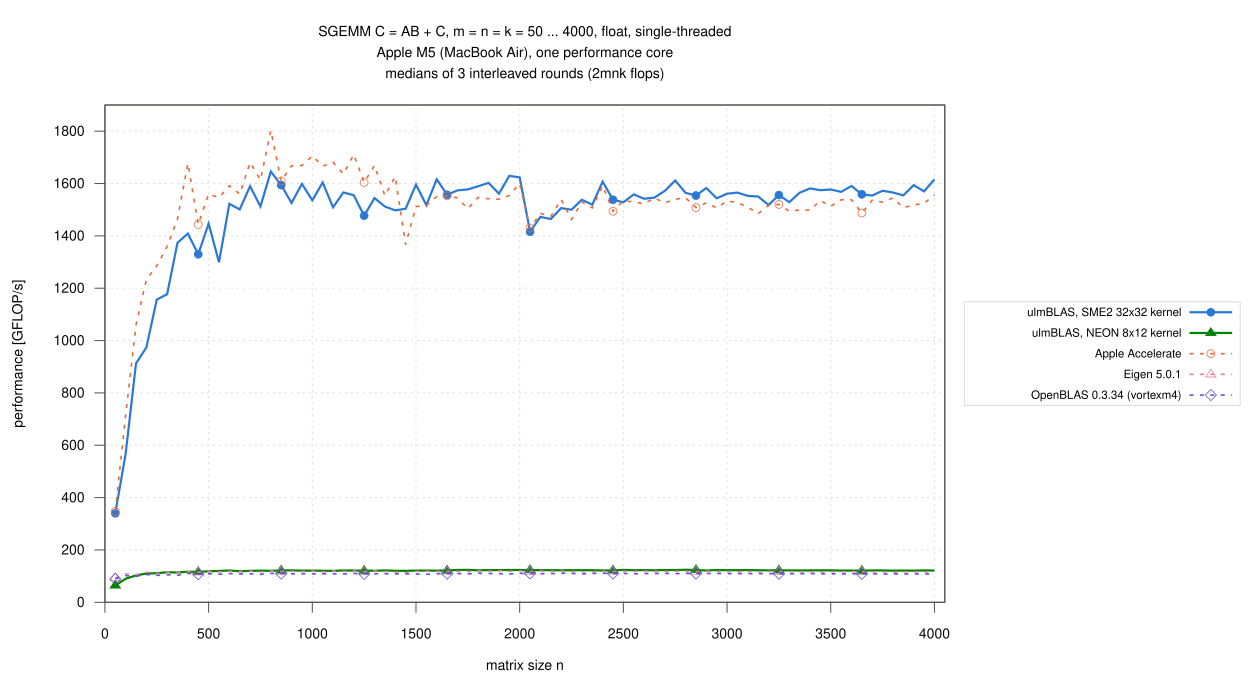

Write the gnuplot code that produced this figure.
load "_style.gp"
set terminal svg size 1250,680 dynamic enhanced font "Helvetica,14" background rgb "white"
set output "sgemm_full.svg"
set title "SGEMM C = AB + C, m = n = k = 50 ... 4000, float, single-threaded\n".CPU."\nmedians of 3 interleaved rounds (2mnk flops)" font ",14"
set xlabel "matrix size n"
set ylabel "performance [GFLOP/s]"
set xrange [0:4050]
set xtics 500
set yrange [0:1900]
set ytics 200
set key outside right center vertical font ",11.5" spacing 1.2 width 1 box lc rgb "#dcdcdc"
plot for [i=1:|V|] D."gemm.csv" using "n":V[i] with linespoints \
         lc rgb C[i] lw (K[i] ? 2.2 : 1.6) dt (K[i] ? 1 : 2) pt P[i] pi 8 ps 0.75 title T[i]
